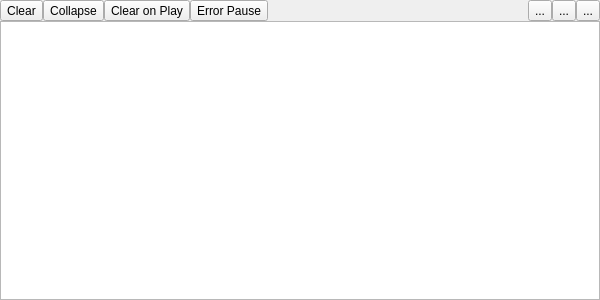
<?xml version="1.0" encoding="UTF-8"?>
<ui version="4.0">
 <class>LogView</class>
 <widget class="QDialog" name="LogView">
  <property name="geometry">
   <rect>
    <x>0</x>
    <y>0</y>
    <width>600</width>
    <height>300</height>
   </rect>
  </property>
  <property name="windowTitle">
   <string>Console</string>
  </property>
  <layout class="QVBoxLayout" name="verticalLayout">
   <property name="spacing">
    <number>0</number>
   </property>
   <property name="leftMargin">
    <number>0</number>
   </property>
   <property name="topMargin">
    <number>0</number>
   </property>
   <property name="rightMargin">
    <number>0</number>
   </property>
   <property name="bottomMargin">
    <number>0</number>
   </property>
   <item>
    <layout class="QHBoxLayout" name="horizontalLayout">
     <item>
      <widget class="QToolButton" name="clearButton">
       <property name="text">
        <string>Clear</string>
       </property>
      </widget>
     </item>
     <item>
      <widget class="QToolButton" name="collapseButton">
       <property name="text">
        <string>Collapse</string>
       </property>
       <property name="checkable">
        <bool>true</bool>
       </property>
      </widget>
     </item>
     <item>
      <widget class="QToolButton" name="clearOnPlayButton">
       <property name="text">
        <string>Clear on Play</string>
       </property>
       <property name="checkable">
        <bool>true</bool>
       </property>
      </widget>
     </item>
     <item>
      <widget class="QToolButton" name="errorPauseButton">
       <property name="text">
        <string>Error Pause</string>
       </property>
       <property name="checkable">
        <bool>true</bool>
       </property>
      </widget>
     </item>
     <item>
      <spacer name="horizontalSpacer">
       <property name="orientation">
        <enum>Qt::Horizontal</enum>
       </property>
       <property name="sizeHint" stdset="0">
        <size>
         <width>40</width>
         <height>20</height>
        </size>
       </property>
      </spacer>
     </item>
     <item>
      <widget class="QToolButton" name="infoButton">
       <property name="text">
        <string>...</string>
       </property>
       <property name="icon">
        <iconset resource="../resources.qrc">
         <normaloff>:/Resources/console_info.png</normaloff>:/Resources/console_info.png</iconset>
       </property>
       <property name="checkable">
        <bool>true</bool>
       </property>
      </widget>
     </item>
     <item>
      <widget class="QToolButton" name="warnButton">
       <property name="text">
        <string>...</string>
       </property>
       <property name="icon">
        <iconset resource="../resources.qrc">
         <normaloff>:/Resources/console_warn.png</normaloff>:/Resources/console_warn.png</iconset>
       </property>
       <property name="checkable">
        <bool>true</bool>
       </property>
      </widget>
     </item>
     <item>
      <widget class="QToolButton" name="errorButton">
       <property name="text">
        <string>...</string>
       </property>
       <property name="icon">
        <iconset resource="../resources.qrc">
         <normaloff>:/Resources/console_error.png</normaloff>:/Resources/console_error.png</iconset>
       </property>
       <property name="checkable">
        <bool>true</bool>
       </property>
      </widget>
     </item>
    </layout>
   </item>
   <item>
    <layout class="QVBoxLayout" name="verticalLayout_2">
     <item>
      <widget class="QTableView" name="tableView">
       <property name="alternatingRowColors">
        <bool>true</bool>
       </property>
       <attribute name="horizontalHeaderVisible">
        <bool>false</bool>
       </attribute>
       <attribute name="horizontalHeaderStretchLastSection">
        <bool>true</bool>
       </attribute>
      </widget>
     </item>
    </layout>
   </item>
  </layout>
 </widget>
 <resources>
  <include location="../resources.qrc"/>
 </resources>
 <connections/>
</ui>
